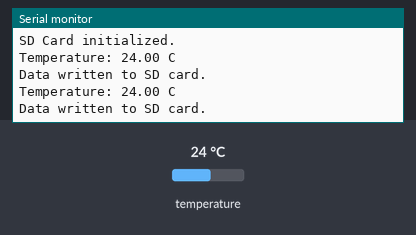
This sketch was run on a simulated Arduino Uno, built with avr-gcc and run on an emulated ATmega328P. Shown: the last lines printed to the serial monitor. The inputs (shaded band) are chosen by the test bench; at power-on: temperature 24 °C. The local clock reads 2024-03-15 10:24:30 at power-on unless the sketch sets it; storage starts empty.

Above: at 7.3 s.
7.4 s: temperature set to 12 °C
At 12.7 s:
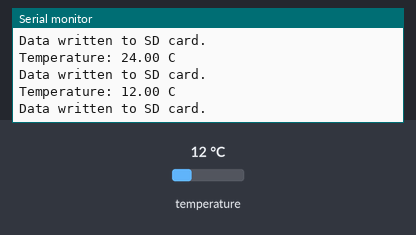
14.1 s: temperature set to 19 °C
At 18.8 s:
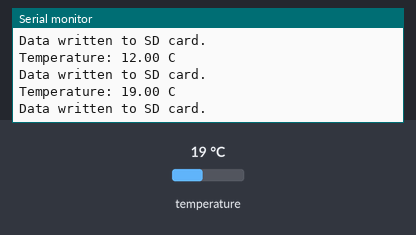
Timing chart, 0 to 20.3 s (numbered marks = the images above; inputs shaded):
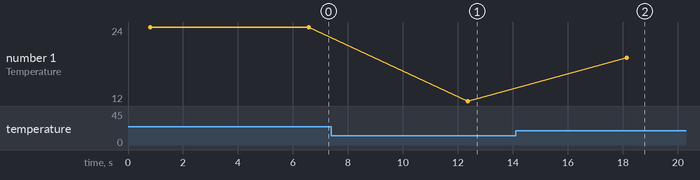

Measured:
- after the input at 7.4 s, the serial monitor: prints a new line after 5.0 s (image 1)
- after the input at 14.1 s, the serial monitor: prints a new line after 4.0 s (image 2)
- plotted number 1: 24 → 12 after the input at 7.4 s, 12 → 19 after the input at 14.1 s

The sketch:

temp_SD_RTC.ino
```cpp
#include <OneWire.h>
#include <DallasTemperature.h>
#include <Wire.h>
#include "RTClib.h"
#include <SPI.h>
#include <SD.h>

// Temperature Sensor
#define ONE_WIRE_BUS 2   // Data wire for temperature sensor on pin 2
OneWire oneWire(ONE_WIRE_BUS);
DallasTemperature sensors(&oneWire);

// RTC Module
RTC_DS1307 rtc;

// SD Card Module
File dataFile;
String filename = "tempLog.txt";

void setup() {
  Serial.begin(9600);

  // Start temperature sensor
  sensors.begin();

  // Initialize RTC module
  if (!rtc.begin()) {
    Serial.println("Couldn't find RTC");
    while (1);  // Stop if RTC not found
  }

  if (!rtc.isrunning()) {
    Serial.println("RTC is not running, setting the time...");
    rtc.adjust(DateTime(2024, 10, 20, 12, 0, 0));  // Set RTC time manually
  }

  // Initialize SD card
  if (!SD.begin(10)) {
    Serial.println("SD Card initialization failed!");
    return;
  }
  Serial.println("SD Card initialized.");
}

void loop() {
  DateTime now = rtc.now();  // Get current time from RTC

  // Request temperature data from DS18B20 sensor
  sensors.requestTemperatures();
  float tempC = sensors.getTempCByIndex(0);  // Get temperature in Celsius

  if (tempC != DEVICE_DISCONNECTED_C) {
    // Print temperature to Serial Monitor
    Serial.print("Temperature: ");
    Serial.print(tempC);
    Serial.println(" C");

    // Store the temperature and timestamp in SD card
    dataFile = SD.open(filename, FILE_WRITE);
    if (dataFile) {
      // Write timestamp to file
      dataFile.print("Timestamp: ");
      dataFile.print(now.year(), DEC);
      dataFile.print('/');
      dataFile.print(now.month(), DEC);
      dataFile.print('/');
      dataFile.print(now.day(), DEC);
      dataFile.print(' ');
      dataFile.print(now.hour(), DEC);
      dataFile.print(':');
      dataFile.print(now.minute(), DEC);
      dataFile.print(':');
      dataFile.print(now.second(), DEC);

      // Write temperature to file
      dataFile.print(" | Temperature: ");
      dataFile.print(tempC);
      dataFile.println(" C");

      dataFile.close();  // Close the file
      Serial.println("Data written to SD card.");
    } else {
      Serial.println("Error opening file for writing.");
    }
  } else {
    Serial.println("Error reading temperature.");
  }

  delay(5000);  // Wait 5 seconds before next reading
}
```
